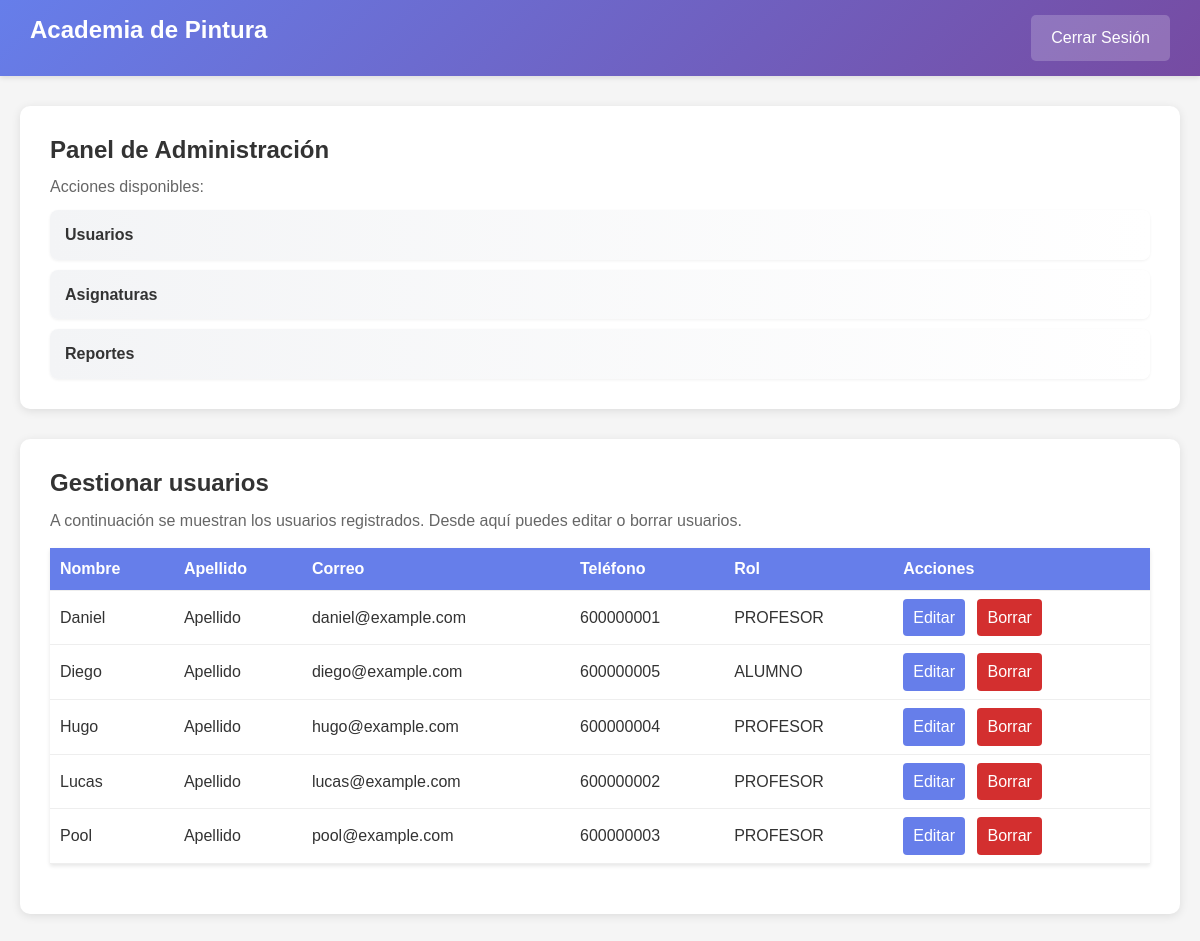
The page /php/Admin/usuarios.php (signed in) on the database as committed earlier.
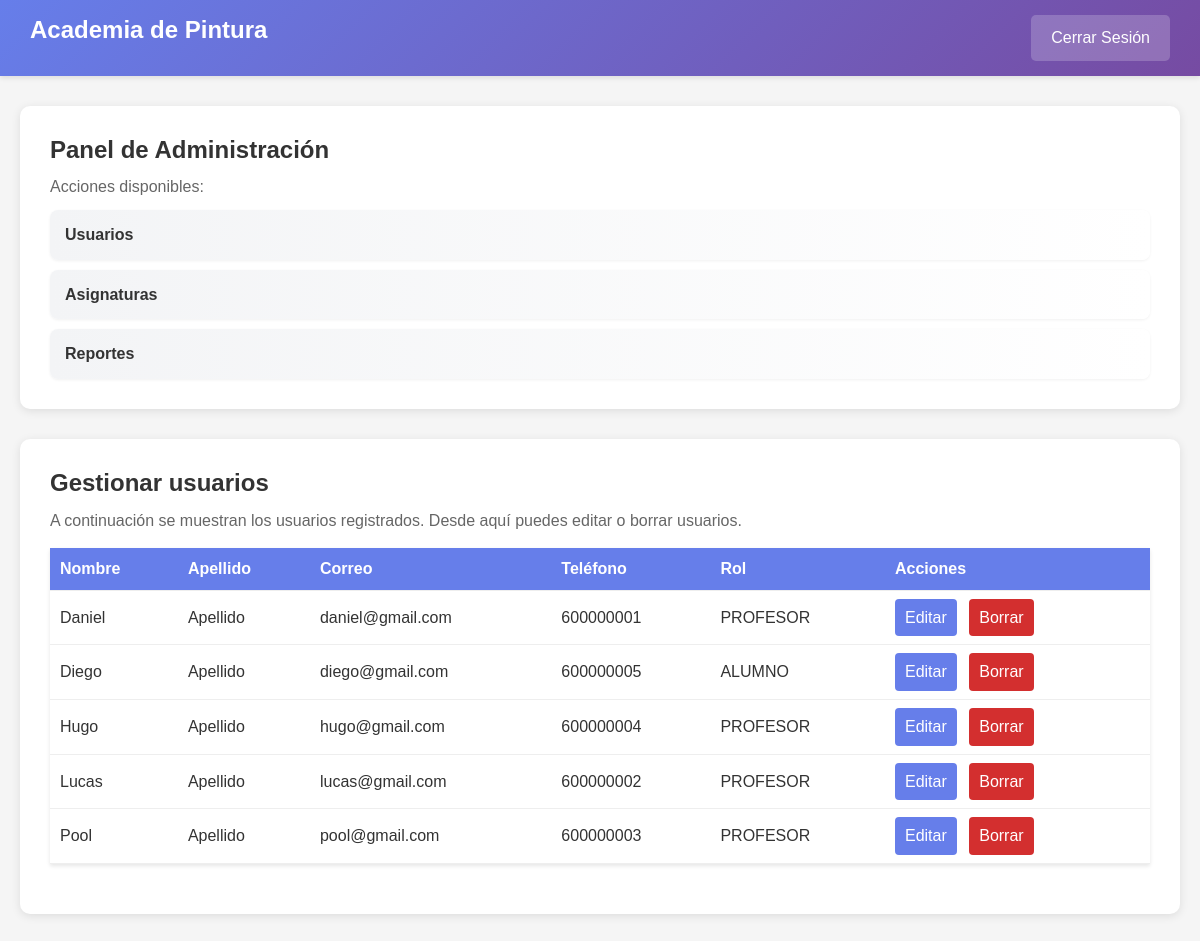
The same page on the database as committed later.
### tables this page shows
CREATE TABLE IF NOT EXISTS `usuarios` (
    `id_usuario` VARCHAR(20) PRIMARY KEY,
    `codigo_usuario` VARCHAR(20) UNIQUE NOT NULL CHECK (`codigo_usuario` LIKE 'USU-%'),
    `nombre` VARCHAR(100) NOT NULL,
    `apellido` VARCHAR(100) NOT NULL,
    `correo` VARCHAR(100) UNIQUE NOT NULL CHECK (`correo` LIKE '%@%.%'),
    `telefono` VARCHAR(15) NOT NULL CHECK (`telefono` REGEXP '^[0-9]{6,15}$'),
    `fecha_nacimiento` DATE,
    `direccion` TEXT,
    `estado` ENUM('Activo', 'Inactivo', 'Suspendido') DEFAULT 'Activo',
    `rol_codigo` VARCHAR(10) NOT NULL,
    `fecha_registro` TIMESTAMP DEFAULT CURRENT_TIMESTAMP,
    FOREIGN KEY (`rol_codigo`) REFERENCES `rol`(`codigo_rol`),
    CONSTRAINT chk_id_formato CHECK (`id_usuario` REGEXP '^[A-Z0-9-]+$')
);

CREATE TABLE IF NOT EXISTS `rol` (
    `codigo_rol` VARCHAR(10) PRIMARY KEY CHECK (`codigo_rol` IN ('ROL-PRO', 'ROL-ALU', 'ROL-ADM')),
    `nombre_rol` VARCHAR(20) NOT NULL UNIQUE CHECK (`nombre_rol` IN ('PROFESOR', 'ALUMNO', 'ADMIN'))
);

### php/Admin/usuarios.php (the view, shortened to what this page needs)
<?php
try {
    $conexion = getConexionPDO();
    $sql = "SELECT u.id_usuario, u.codigo_usuario, u.nombre, u.apellido, u.correo, u.telefono, u.rol_codigo, r.nombre_rol
            FROM usuarios u
            INNER JOIN rol r ON u.rol_codigo = r.codigo_rol
            WHERE u.rol_codigo <> 'ROL-ADM'
            ORDER BY u.nombre, u.apellido";
    $stmt = $conexion->prepare($sql);
    $stmt->execute();
    $usuarios = $stmt->fetchAll(PDO::FETCH_ASSOC);
} catch (Exception $e) {
    $usuarios = [];
}
?>
<!DOCTYPE html>
<html lang="es">
<head>
    <link rel="stylesheet" href="../../css/estilos.css">
</head>
<body>
<?php include '../panel/panel.php'; ?>
<div class="container">
    <div class="welcome">
        <h2>Gestionar usuarios</h2>
        <p>A continuación se muestran los usuarios registrados. Desde aquí puedes editar o borrar usuarios.</p>
        <table class="users">
            <thead>
                <tr>
                    <th>Nombre</th>
                    <th>Apellido</th>
                    <th>Correo</th>
                    <th>Teléfono</th>
                    <th>Rol</th>
                    <th>Acciones</th>
                </tr>
            </thead>
            <tbody>
                <?php if (empty($usuarios)): ?>
                    <tr><td colspan="6">No hay usuarios registrados.</td></tr>
                <?php else: ?>
                    <?php foreach ($usuarios as $u): ?>
                        <tr>
                            <td><?php echo htmlspecialchars($u['nombre']); ?></td>
                            <td><?php echo htmlspecialchars($u['apellido']); ?></td>
                            <td><?php echo htmlspecialchars($u['correo']); ?></td>
                            <td><?php echo htmlspecialchars($u['telefono']); ?></td>
                            <td><?php echo htmlspecialchars($u['nombre_rol']); ?></td>
                            <td class="actions">
                                <a class="small-btn" href="editar_usuario.php?id=<?php echo urlencode($u['id_usuario']); ?>">Editar</a>
                                <a class="small-btn danger" href="borrar_usuario.php?id=<?php echo urlencode($u['id_usuario']); ?>">Borrar</a>
                            </td>
                        </tr>
                    <?php endforeach; ?>
                <?php endif; ?>
            </tbody>
        </table>
    </div>
</div>
</body>
</html>

### php/panel/panel.php (shortened to what this page needs)
<?php
$usuario = $_SESSION['usuario'];
$rol = $_SESSION['rol'] ?? obtenerRolUsuario($usuario);
?>
<!DOCTYPE html>
<html lang="es">
<head>
    <link rel="stylesheet" href="../../css/estilos.css">
</head>
<body>
    <div class="navbar">
        <h1>Academia de Pintura</h1>
        <a href="../../logout.php">Cerrar Sesión</a>
    </div>
    <div class="container">
        <?php
            switch ($rol) {
                case 'ADMIN':
                    include 'PanelAdmin.php';
                    break;
            }
        ?>
    </div>
</body>
</html>

### php/panel/PanelAdmin.php (shortened to what this page needs)
<div class="welcome">
    <h2>Panel de Administración</h2>
    <p>Acciones disponibles:</p>
    <div class="dropdown">
        <details>
            <summary>Usuarios</summary>
        </details>
        <details>
            <summary>Asignaturas</summary>
        </details>
        <details>
            <summary>Reportes</summary>
        </details>
    </div>
</div>

### css/estilos.css (style rules this page uses)
* { margin: 0; padding: 0; box-sizing: border-box; }
html { scroll-behavior: smooth; }
body { font-family: 'Segoe UI', Tahoma, Geneva, Verdana, sans-serif; line-height: 1.6; color: #333; background: #f4f4f4; }
.container { max-width: 1200px; margin: 0 auto; padding: 0 20px; }
h1, h2, h3, h4, h5, h6 { line-height: 1.2; margin-bottom: 15px; }
a { color: #667eea; text-decoration: none; transition: color 0.3s; }
table { width: 100%; border-collapse: collapse; background: white; box-shadow: 0 2px 4px rgba(0, 0, 0, 0.1); margin: 20px 0; }
table th, table td { padding: 12px; text-align: left; border-bottom: 1px solid #ddd; }
table th { background: #667eea; color: white; font-weight: bold; }

### php/Admin/usuarios.php (style rules this page uses)
table.users { width: 100%; border-collapse: collapse; margin-top: 15px; }
table.users th, table.users td { padding: 8px 10px; border-bottom: 1px solid #eee; text-align: left; }
.actions a, .actions form { display: inline-block; margin-right: 8px; }
.small-btn { padding: 6px 10px; border-radius: 4px; background:#667eea; color:#fff; text-decoration:none; }
.danger { background: #d32f2f; }

### php/panel/panel.php (style rules this page uses)
* { margin: 0; padding: 0; box-sizing: border-box; }
body { font-family: Arial, sans-serif; background: #f5f5f5; }
.navbar { background: linear-gradient(135deg, #667eea 0%, #764ba2 100%); color: white; padding: 15px 30px; display: flex; justify-content: space-between; align-items: center; box-shadow: 0 2px 5px rgba(0, 0, 0, 0.1); }
.navbar h1 { font-size: 24px; }
.navbar a { color: white; text-decoration: none; padding: 10px 20px; background: rgba(255, 255, 255, 0.2); border-radius: 5px; transition: background 0.3s; }
.container { max-width: 1200px; margin: 30px auto; padding: 0 20px; }
.welcome { background: white; padding: 30px; border-radius: 10px; box-shadow: 0 2px 10px rgba(0, 0, 0, 0.1); margin-bottom: 30px; }
.welcome h2 { color: #333; margin-bottom: 10px; }
.welcome p { color: #666; font-size: 16px; }
.dropdown details { margin-top: 10px; }
.dropdown summary { cursor: pointer; padding: 12px 15px; background: linear-gradient(90deg, #f3f4f6, #ffffff); border-radius: 8px; list-style: none; font-weight: 600; color: #333; box-shadow: 0 1px 3px rgba(0,0,0,0.06); outline: none; }

Rows that differ between the two databases and show on the page:
changed usuarios "Daniel": correo "daniel@example.com" → "daniel@gmail.com"
changed usuarios "Diego": correo "diego@example.com" → "diego@gmail.com"
changed usuarios "Hugo": correo "hugo@example.com" → "hugo@gmail.com"
changed usuarios "Lucas": correo "lucas@example.com" → "lucas@gmail.com"
changed usuarios "Pool": correo "pool@example.com" → "pool@gmail.com"
